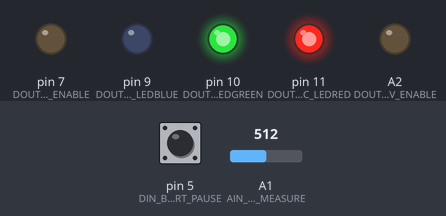
Bench run of a sketch on a simulated Arduino Uno, built with avr-gcc and run on an emulated ATmega328P. On the bench: output pins drawn as LEDs (lit = HIGH). Dashed ring = blinking. The test bench sets the inputs (shaded band); at power-on: pin 5 (DIN_BTN_START_PAUSE) HIGH, A1 (AIN_HVU_MEASURE) = 512. What the sketch prints to the serial monitor is not drawn.

Above: at 1.2 s.
1.3 s: pin 5 (DIN_BTN_START_PAUSE) pulled LOW for 1 s
At 1.65 s:
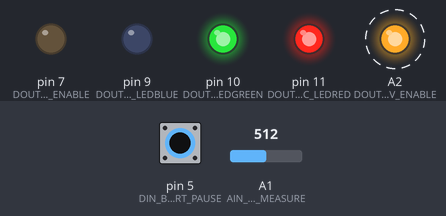
4.3 s: pin 5 (DIN_BTN_START_PAUSE) pulled LOW for 3.2 s
At 8.7 s:
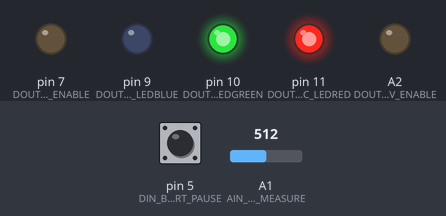
Timing chart, 0 to 10.2 s (numbered marks = the images above; inputs shaded):
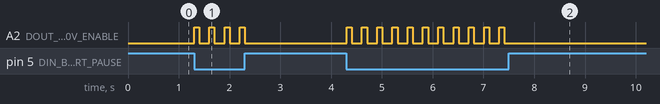

Measured:
- after the input at 1.3 s, A2 (DOUT_HVU_600V_ENABLE): alternates HIGH for 0.10 s and LOW for 0.20 s, 8 changes in all, then stays LOW, starting at once
- after the input at 4.3 s, A2 (DOUT_HVU_600V_ENABLE): alternates HIGH for 0.10 s and LOW for 0.20 s, 22 changes in all, then stays LOW, starting at once

The sketch:

HVU_controller.ino
```cpp
/***********************************************************************
* FILENAME :        HVU_controller.ino
*
* DESCRIPTION :
*       main arduino code for EXCISS ignition testing device.
*
*
* AUTHOR :    Shintaro Fujita        START DATE :    18 Feb 2018
*
**/


#include "config.h"
#include "portmap.h"
#include "hvu.h"


int hvu_target_voltage = 0;

int hvu_trigger_repeat  = 0;

int hvu_trigger_count   = 0;

int hvu_trigger_delat = 0;

void setup() {

    // init serials
    Serial.begin( UART_BAUTRATE );
    Serial.println("serial rdy");

    MCU__init_pins();
    while(!digitalRead(DIN_BTN_START_PAUSE)){
        // statement
    }
}

bool triggered = false;


void loop() {


    // SERIAL__Parser();


    Serial.println(HVU__get_charge());

    if( !digitalRead(DIN_BTN_START_PAUSE) ) {
        digitalWrite(DOUT_HVU_TRIGGER , HIGH );

        delay(100);

        digitalWrite( DOUT_HVU_TRIGGER , LOW );

        triggered = true;
    }


    if(triggered) {
        digitalWrite(13, HIGH);
        delay(100);
        digitalWrite(13, LOW);
        delay(100);
    }

}

void MCU__init_pins() {
    pinMode( DIN_BTN_START_PAUSE , INPUT_PULLUP );

    pinMode( DIN_ENC_SWITCH , INPUT);
    pinMode( DIN_ENC_CHANNELA , INPUT);
    pinMode( DIN_ENC_CHANNELB , INPUT);
    pinMode( DOUT_ENC_LEDRED , OUTPUT );
    pinMode( DOUT_ENC_LEDGREEN , OUTPUT );
    pinMode( DOUT_ENC_LEDBLUE , OUTPUT );
    digitalWrite( DOUT_ENC_LEDRED , HIGH );
    digitalWrite( DOUT_ENC_LEDGREEN , HIGH );
    digitalWrite( DOUT_ENC_LEDBLUE , LOW );


    pinMode( DOUT_HVU_ENABLE , OUTPUT );
    digitalWrite( DOUT_HVU_600V_ENABLE , HIGH );

    pinMode( DOUT_HVU_600V_ENABLE , OUTPUT );
    digitalWrite( DOUT_HVU_600V_ENABLE , HIGH );

    pinMode( DOUT_HVU_TRIGGER , OUTPUT );
    digitalWrite( DOUT_HVU_TRIGGER , LOW );

    pinMode( AIN_HVU_MEASURE , INPUT );
}


//--------------------------------------------------------------
//--------------------------------------------------------------
// begin: HVU

void HVU__request_charging(int cap_target_voltage) {
    if( cap_target_voltage >= HVU_MIN_CHARGE_VALUE
        && cap_target_voltage <= HVU_MAX_CHARGE_VALUE ) {


        HVU__start_charging(cap_target_voltage);

    } else {

        HVU__start_charging(0);
    }
}

// end: ignition spark & arc unit
//..............................................................
//..............................................................
```

hvu.cpp
```cpp
#include <Arduino.h>
#include "config.h"
#include "portmap.h"

int HVU__target_voltage = 0;

int HVU__last_target_voltage;
int HVU__last_actual_voltage;
int HVU__last_after_ignition_voltage;

int HVU__get_charge()
{
	uint16_t current_cap_voltage_raw_analog = analogRead(AIN_HVU_MEASURE);
	uint16_t current_cap_voltage = map(current_cap_voltage_raw_analog, 0, 1023, 0, HVU_VOLTAGE_MAX_CHARGE);

	return current_cap_voltage;
}

void HVU__start_charging(int voltage)
{
	HVU__target_voltage = voltage;
	digitalWrite(DOUT_HVU_600V_ENABLE, HVU_ENABLE);
}

void HVU__stop_charging()
{
	digitalWrite(DOUT_HVU_600V_ENABLE, HVU_DISABLE);
}

void HVU__abort()
{
	HVU__stop_charging();
	HVU__target_voltage = 0;
}

bool HVU__has_enough_charge()
{
	return HVU__get_charge() >= HVU__target_voltage;
}


void HVU__ignite()
{

	HVU__last_target_voltage = HVU__target_voltage;
	HVU__last_actual_voltage = HVU__get_charge();

	digitalWrite( DOUT_HVU_600V_ENABLE , HVU_DISABLE );
	digitalWrite( DOUT_HVU_TRIGGER , HVU_TRIGGER_ENABLE );
	delay( HVU_IGNITE_TOGGLE_DURATION );
	digitalWrite( DOUT_HVU_TRIGGER , HVU_TRIGGER_DISABLE );
	delay( HVU_MEASURE_WAIT_AFTER_IGNITION - HVU_IGNITE_TOGGLE_DURATION );

	HVU__last_after_ignition_voltage = HVU__get_charge();
	HVU__target_voltage = 0;
}

bool HVU__last_ignition_succeeded()
{
	return HVU__last_after_ignition_voltage < HVU_DISCHARGE_SUCCESS_THRESHOLD;
}
```

hvu.h
```cpp
extern int HVU__last_target_voltage;
extern int HVU__last_actual_voltage;
extern int HVU__last_after_ignition_voltage;
extern int HVU__requested_ignition_voltage = 0;

void 	HVU__begin();
void 	HVU__start_charging(int voltage);

void 	HVU__stop_charging();
void 	HVU__abort();
bool 	HVU__has_enough_charge();
void 	HVU__ignite();
bool 	HVU__last_ignition_succeeded();
int 	HVU__get_charge();
```

config.h
```cpp
// ------------------------------------
// UART config
#define UART_BAUTRATE   9600


// ------------------------------------
// HVU config
#define HVU_VOLTAGE_MAX_CHARGE				653		// max volt <==> analogRead max value (1024)
#define HVU_IGNITE_TOGGLE_DURATION			10 		// milliseconds
#define HVU_MEASURE_WAIT_AFTER_IGNITION	 	100 	// milliseconds
#define HVU_DISCHARGE_SUCCESS_THRESHOLD		150		// volt

#define HVU_MIN_CHARGE_VALUE		150		// volt
#define HVU_MAX_CHARGE_VALUE		600		// volt
```

portmap.h
```cpp
// ----------------------------------------
// ----------------------------------------
// HVU INTERCONNECTIONS
#define DOUT_HVU_ENABLE             7

#define DOUT_HVU_600V_ENABLE        A2
#define DOUT_HVU_TRIGGER            A2
#define AIN_HVU_MEASURE             A1


#define HVU_ENABLE                  HIGH
#define HVU_DISABLE                 LOW

#define HVU_600V_ENABLE             HIGH
#define HVU_600V_DISABLE            LOW

#define HVU_TRIGGER_ENABLE          HIGH
#define HVU_TRIGGER_DISABLE         LOW

#define DIN_BTN_START_PAUSE         5

#define DIN_ENC_CHANNELA            2
#define DIN_ENC_CHANNELB            3
#define DIN_ENC_SWITCH              4
#define DOUT_ENC_LEDRED             11
#define DOUT_ENC_LEDGREEN           10
#define DOUT_ENC_LEDBLUE            9
```
